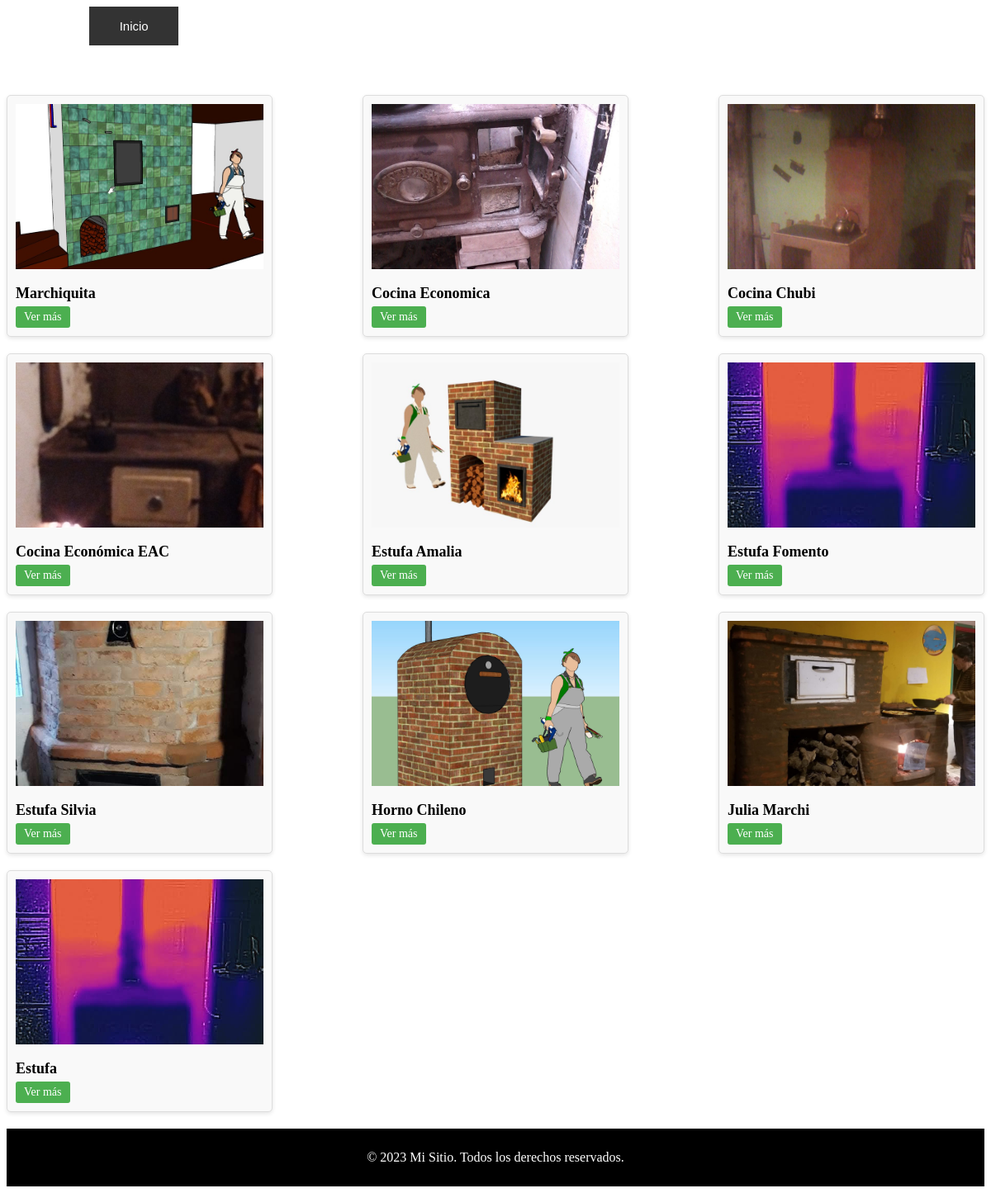
Page /estufas/ on the committed database.
### Estufas/models.py (models this page shows, shortened)
class Estufa(models.Model):
    titulo=models.CharField(max_length=50)
    descripccion=models.CharField(max_length=50)
    imagen=models.ImageField(upload_to='estufas')
    created=models.DateTimeField(auto_now_add=True)
    updated=models.DateTimeField(auto_now_add=True)
    class Meta:
        verbose_name='estufa'
        verbose_name_plural='estufas'

### Estufas/views.py (the view)
# urls.py: path('estufas/', include('Estufas.urls')),
def estufas(request):
    estufas = Estufa.objects.all()
    return render(request, 'estufas/index.html', {'estufas':estufas})

### Estufas/templates/estufas/index.html (shortened to what this page needs)
{% extends 'base.html' %}
{% block content %}
{% load static %}
<div class="estufas-container">
  {% for estufa in estufas %}
  <div class="estufa-card">
      <img src="{{ estufa.imagen.url }}" alt="" class="estufa-image">
      <div class="estufa-details">
          <h2 class="estufa-title">{{ estufa.titulo }}</h2>
          <a href="/estufas/{{ estufa.id }}" class="ver-mas-link">Ver más</a>
      </div>
  </div>
  {% endfor %}
</div>
{% endblock %}

### templates/base.html (shortened to what this page needs)
{% load static %}
<!DOCTYPE html>
<html>
<head>
    <link rel="stylesheet" type="text/css" href="{% static 'css/style.css' %}">
    <link rel="stylesheet" type="text/css" href="{% static 'css/estufa.css' %}">
</head>
<body>
<div class="div_menu">
    <div class="dropdown" onmouseover="showDropdown()" onmouseout="hideDropdown()">
        <a href="/"><button class="dropbtn">Inicio</button></a>
    </div>
</div>
</body>
<body>
    <div class="content">
        {% block content %}
        {% endblock %}
    </div>
    <footer>
        <p>© 2023 Mi Sitio. Todos los derechos reservados.</p>
    </footer>
</body>
</html>

### static/css/style.css (style rules this page uses)
.div_menu { margin-left: 100px; }
.dropdown { width: 10%; position: relative; display: inline-block; }
.dropbtn { width: 100%; background-color: #333; color: white; padding: 15px; font-size: 15px; border: none; cursor: pointer; }
footer { background-color: black; color: #fff; padding: 10px; text-align: center; }

### static/css/estufa.css (style rules this page uses)
.estufas-container { margin-top: 60px; display: flex; flex-wrap: wrap; justify-content: space-between; }
.estufa-card { width: 300px; margin-bottom: 20px; border: 1px solid #ddd; border-radius: 5px; background-color: #f9f9f9; padding: 10px; box-shadow: 0 2px 5px rgba(0, 0, 0, 0.1); }
.estufa-image { width: 300px; height: 200px; object-fit: cover; }
.estufa-title { font-size: 18px; margin-bottom: 5px; }
.ver-mas-link { display: inline-block; padding: 5px 10px; background-color: #4caf50; color: #fff; text-decoration: none; border-radius: 3px; font-size: 14px; }

### rows in the picture
Estufa: imagen (picture), titulo "Marchiquita"
Estufa: imagen (picture), titulo "Cocina Economica"
Estufa: imagen (picture), titulo "Cocina Chubi"
Estufa: imagen (picture), titulo "Cocina Económica EAC"
Estufa: imagen (picture), titulo "Estufa Amalia"
Estufa: imagen (picture), titulo "Estufa Fomento"
Estufa: imagen (picture), titulo "Estufa Silvia"
Estufa: imagen (picture), titulo "Horno Chileno"
Estufa: imagen (picture), titulo "Julia Marchi"
Estufa: imagen (picture), titulo "Estufa"
